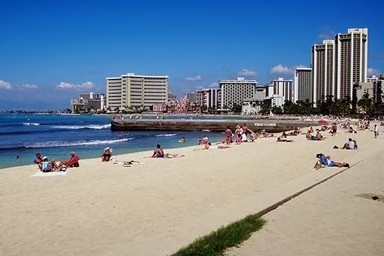
%> input picture 3.Pattern Recognition (Robustness and Invariance)/Dateset/original/corel/106.jpg, 384 x 256 px
$ octave --eval "result = dog(rgb2gray(imread('../../../../Dateset/original/corel/106.jpg')));"   (GNU Octave 9; MATLAB toolbox functions it lacks are replaced by stand-ins)
%> lines starting %> are read from the running program, lines starting %| are printed output that depends on the picture
### 3.Pattern Recognition (Robustness and Invariance)/Function/CBFD/ccbfd_demo/sup/normalize8.m
% The function adjusts the dynamic range of the grey scale image to the interval [0,255] or [0,1]
%
% PROTOTYPE
%       Y=normalize8(X,mode);
%
% USAGE EXAMPLE(S)
%
%     Example 1:
%       X=imread('sample_image.bmp');
%       Y=normalize8(X);
%       figure,imshow(X);
%       figure,imshow(uint8(Y));
%
%     Example 2:
%       X=imread('sample_image.bmp');
%       Y=normalize8(X,1);
%       figure,imshow(X);
%       figure,imshow(uint8(Y));
%
%     Example 3:
%       X=imread('sample_image.bmp');
%       Y=normalize8(X,0);
%       figure,imshow(X);
%       figure,imshow((Y),[]);
%
%
% INPUTS:
% X                     - a grey-scale image of arbitrary size
% mode                  - the parameter indicates the range of the target
%                         interval, if "mode=1", the output is mapped to [0,
%                         255], if "mode=0" the output is mapped to [0,1]
%
% OUTPUTS:
% Y                     - a grey-scale image with its dynamic range
%                         adjusted to span the entire 8-bit interval, i.e.,
%                         the intensity values lie in the range [0 255], or
%                         the interval [0,1]
%
% NOTES / COMMENTS
% This function is needed by a few other function actually performing
% photometric normalization. It remapps the intensity values of the images
% from its original span to the interval [0, 255] or [0,1] depending on the
% value of the input parameter "mode". If the parameter mode is not
% provided it is assumed that the target interval equals [0,255].
%
% The function was tested with Matlab ver. 7.5.0.342 (R2007b) and Matlab
% ver. 7.11.0.584 (R2010b).
%
%
% RELATED FUNCTIONS (SEE ALSO)
% histtruncate  - a function provided by Peter Kovesi
% adjust_range  - auxilary function
%
% ABOUT
% Created:        19.8.2009
% Last Update:    26.9.2011
% Revision:       2.0
%
%
% WHEN PUBLISHING A PAPER AS A RESULT OF RESEARCH CONDUCTED BY USING THIS CODE
% OR ANY PART OF IT, MAKE A REFERENCE TO THE FOLLOWING PUBLICATIONS:
%
% 1. Štruc V., Pavešiæ, N.:Photometric normalization techniques for illumination
% invariance, in: Y.J. Zhang (Ed), Advances in Face Image Analysis: Techniques
% and Technologies, IGI Global, pp. 279-300, 2011.
% (BibTex available from: http://luks.fe.uni-lj.si/sl/osebje/vitomir/pub/IGI.bib)
%
% 2. Štruc, V., Pavešiæ, N.: Gabor-based kernel-partial-least-squares
% discrimination features for face recognition, Informatica (Vilnius),
% vol. 20, no. 1, pp. 115-138, 2009.
% (BibTex available from: http://luks.fe.uni-lj.si/sl/osebje/vitomir/pub/InforVI.bib)
%
%
% Official website:
% If you have down-loaded the toolbox from any other location than the
% official website, plese check the following link to make sure that you
% have the most recent version:
%
% http://luks.fe.uni-lj.si/sl/osebje/vitomir/face_tools/INFace/index.html
%
%
% Copyright (c) 2011 Vitomir Štruc
% Faculty of Electrical Engineering,
% University of Ljubljana, Slovenia
% http://luks.fe.uni-lj.si/en/staff/vitomir/index.html
%
% Permission is hereby granted, free of charge, to any person obtaining a copy
% of this software and associated documentation files, to deal
% in the Software without restriction, subject to the following conditions:
%
% The above copyright notice and this permission notice shall be included in
% all copies or substantial portions of the Software.
%
% The Software is provided "as is", without warranty of any kind.
%
% October 2011

function Y=normalize8(X,mode);

%% default return value
Y=[];

%% Parameter check
if nargin==1
    mode = 1;
end

%% Init. operations
X=double(X);
[a,b]=size(X);

%% Adjust the dynamic range to the 8-bit interval
max_v_x = max(max(X));
min_v_x = min(min(X));

if mode == 1
    Y=ceil(((X - min_v_x*ones(a,b))./(max_v_x*(ones(a,b))-min_v_x*(ones(a,b))))*255);
elseif mode == 0
    Y=(((X - min_v_x*ones(a,b))./(max_v_x*(ones(a,b))-min_v_x*(ones(a,b)))));
else
    disp('Error: Wrong value of parameter "mode". Please provide either 0 or 1.')
end


### 3.Pattern Recognition (Robustness and Invariance)/Function/CBFD/ccbfd_demo/sup/dog.m
% The function applies a DoG (Difference of Gaussians) filter to an image.
%
% PROTOTYPE
% Y = dog(X,sigma1, sigma2, normalize)
%
% USAGE EXAMPLE(S)
%
%     Example 1:
%       X=imread('sample_image.bmp');
%       Y = dog(X);
%       figure,imshow(X);
%       figure,imshow(uint8(Y));
%
%     Example 2:
%       X=imread('sample_image.bmp');
%       Y = dog(X,1, 2);
%       figure,imshow(X);
%       figure,imshow(uint8(Y));
%
%     Example 3:
%       X=imread('sample_image.bmp');
%       Y = dog(X,1, 2,0);
%       figure,imshow(X);
%       figure,imshow(uint8(Y));
%
%     Example 4:
%       X=imread('sample_image.bmp');
%       Y = dog(X,[],[],1); % uses default values for sigma1 and sigma2
%       figure,imshow(X);
%       figure,imshow(uint8(Y));
%
%
% GENERAL DESCRIPTION
% The function performs photometric normalization of the image X using DoG
% filtering. It takes either one, two, three or four arguments as input. Here,
% the first argument denotes input image, the second argument denotes the std
% of the smaller Gaussian, the third argument stands for the std of the larger
% Gaussian, and the fourth argument controls the the post-procesing (0 - no
% post-processing, 1 - trancation of the ends of the histogram and
% range adjustment to the 8 bit interval). If any of the parameters is
% skipped, the defauilt values are used.
%
% The function is intended for use in face recognition experiments and the
% default parameters are set in such a way that a "good" normalization is
% achieved for images of size 128 x 128 pixels. Of course the term "good" is
% relative. You should also be aware that DoG filtering will not result in
% good normalization results if no Log transform or gamma correction has
% been applied to the input image prior to the filtering procedure.
%
%
%
% INPUTS:
% X                     - a grey-scale image of arbitrary size
% sigma1				- the standard deviation of the smaller Gaussian of
%                         the DoG filter; default = 1
% sigma2				- the standard deviation of the larger Gaussian of
%                         the DoG filter; default = 2
% normalize             - a parameter controlling the post-processing
%                         procedure:
%                            0 - no normalization
%                            1 - perform basic normalization (truncation
%                                of histograms ends and normalization to the
%                                8-bit interval) - default
%
% OUTPUTS:
% Y                     - a grey-scale image processed with the DoG filter
%
%
% NOTES / COMMENTS
% This function applies DoG filtering on the grey-scale image X.
%
% In the new version of the function the input argument
% "normalize" was added to enable experimentation with ones own
% post-processors. In any case, if you do not have your own post-processor, I
% would strongly recomend that you leave the parameter set to 1, as
% post-processing is often crucial for the normalization.
%
%
% The function was tested with Matlab ver. 7.5.0.342 (R2007b) and Matlab
% ver. 7.11.0.584 (R2010b).
%
%
% RELATED FUNCTIONS (SEE ALSO)
% histtruncate          - a function provided by Peter Kovesi
% normalize8            - auxilary function
% robust_postprocessor  - auxilary function
%
% ABOUT
% Created:        19.8.2009
% Last Update:    28.9.2011
% Revision:       2.0
%
%
% WHEN PUBLISHING A PAPER AS A RESULT OF RESEARCH CONDUCTED BY USING THIS CODE
% OR ANY PART OF IT, MAKE A REFERENCE TO THE FOLLOWING PUBLICATIONS:
%
% 1. Štruc V., Pavešiæ, N.:Photometric normalization techniques for illumination
% invariance, in: Y.J. Zhang (Ed), Advances in Face Image Analysis: Techniques
% and Technologies, IGI Global, pp. 279-300, 2011.
% (BibTex available from: http://luks.fe.uni-lj.si/sl/osebje/vitomir/pub/IGI.bib)
%
% 2. Štruc, V., Pavešiæ, N.: Gabor-based kernel-partial-least-squares
% discrimination features for face recognition, Informatica (Vilnius),
% vol. 20, no. 1, pp. 115-138, 2009.
% (BibTex available from: http://luks.fe.uni-lj.si/sl/osebje/vitomir/pub/InforVI.bib)
%
%
% Official website:
% If you have down-loaded the toolbox from any other location than the
% official website, plese check the following link to make sure that you
% have the most recent version:
%
% http://luks.fe.uni-lj.si/sl/osebje/vitomir/face_tools/INFace/index.html
%
%
% Copyright (c) 2011 Vitomir Štruc
% Faculty of Electrical Engineering,
% University of Ljubljana, Slovenia
% http://luks.fe.uni-lj.si/en/staff/vitomir/index.html
%
% Permission is hereby granted, free of charge, to any person obtaining a copy
% of this software and associated documentation files, to deal
% in the Software without restriction, subject to the following conditions:
%
% The above copyright notice and this permission notice shall be included in
% all copies or substantial portions of the Software.
%
% The Software is provided "as is", without warranty of any kind.
%
% October 2011
function Y = dog(X,sigma1, sigma2, normalize)

%% Default results
Y=[];

%% Parameter checking
if nargin == 1
    sigma_one = 1;
    sigma_two = 2;
    normalize = 1;
elseif nargin == 2
    if isempty(sigma1)
        sigma1 = 1;
    end

    sigma_one = sigma1;
    sigma_two = 2*sigma1;
    normalize = 1;
elseif nargin == 3
    if isempty(sigma1)
        sigma1 = 1;
    end

    if isempty(sigma2)
       sigma2 = 2;
    end

    if ~(length(sigma1)==1 && length(sigma2)==1)
       disp('Error: The parameters sigma1 and sigma2 need to be scalars.');
       return;
    else
        sigma_one = sigma1;
        sigma_two = sigma2;
    end
    normalize = 1;
elseif nargin == 4
    if isempty(sigma1)
        sigma1 = 1;
    end

    if isempty(sigma2)
       sigma2 = 2;
    end
        sigma_one = sigma1;
        sigma_two = sigma2;

     if ~(normalize==1 || normalize==0)
        disp('Error: The fourth parameter can only be 0 or 1.');
        return;
     end
elseif nargin > 4
   disp('Error: The function takes at most four parameters.');
   return;
end


%% Init. operations
[a,b]=size(X);
F1 = fspecial('gaussian',2*ceil(3*sigma_one)+1,sigma_one);
F2 = fspecial('gaussian',2*ceil(3*sigma_two)+1,sigma_two);
X1=normalize8(X);

%% Filtering
XF1  = (imfilter(X1,F1,'replicate','same'));
XF2  = (imfilter(X1,F2,'replicate','same'));

Y = XF1-XF2;

%% postprocessing
if normalize ~= 0
    [Y, dummy] =histtruncate(Y, 0.2, 0.2);
    Y=normalize8(Y);
end

%> in normalize8, `X=double(X);`:
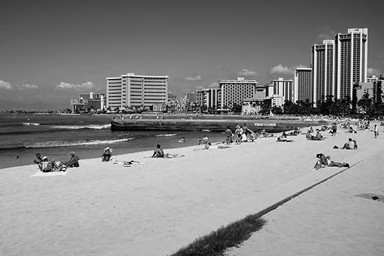
%> X: size 256x384 double; min 0, max 254, mean 133.9
%> in normalize8, `max_v_x = max(max(X));`: max_v_x = 254
%> in normalize8, `min_v_x = min(min(X));`: min_v_x = 0
%> in dog, `XF1  = (imfilter(X1,F1,'replicate','same'));`:
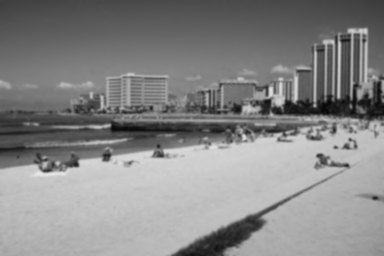
%> XF1: size 256x384 double; min 8.36, max 230.5, mean 134.9
%> in dog, `XF2  = (imfilter(X1,F2,'replicate','same'));`:
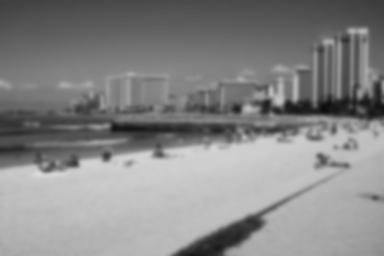
%> XF2: size 256x384 double; min 12.24, max 220.2, mean 134.9
%> in dog, `Y = XF1-XF2;`:
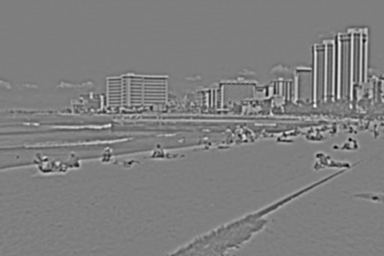
%> Y: size 256x384 double; min -69, max 69.55, mean 0; drawn with min black and max white
%> (the run ends here)

$ run again, on 3.Pattern Recognition (Robustness and Invariance)/Dateset/original/corel/114.jpg
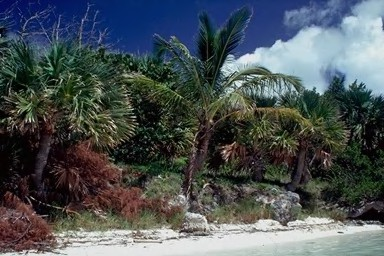
%> input picture 3.Pattern Recognition (Robustness and Invariance)/Dateset/original/corel/114.jpg, 384 x 256 px
%> in normalize8, `X=double(X);`:
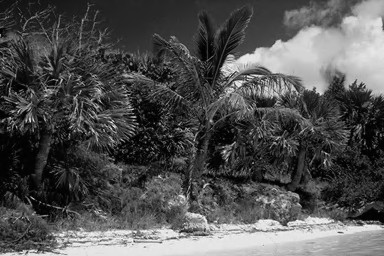
%> X: size 256x384 double; min 0, max 253, mean 81.3
%> max_v_x = 253
%> min_v_x = 0
%> in dog, `Y = XF1-XF2;`:
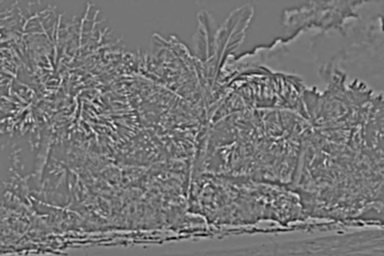
%> Y: size 256x384 double; min -42.72, max 49.76, mean 0; drawn with min black and max white

$ run again, on 3.Pattern Recognition (Robustness and Invariance)/Dateset/original/corel/124.jpg
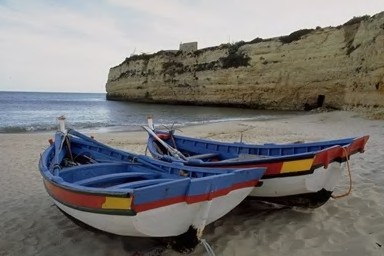
%> input picture 3.Pattern Recognition (Robustness and Invariance)/Dateset/original/corel/124.jpg, 384 x 256 px
%> in normalize8, `X=double(X);`:
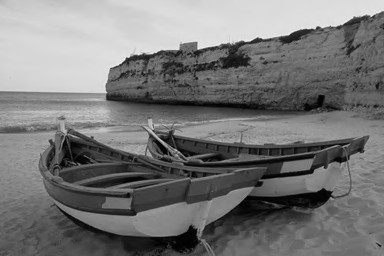
%> X: size 256x384 double; min 0, max 242, mean 119.1
%> max_v_x = 242
%> min_v_x = 0
%> in dog, `Y = XF1-XF2;`:
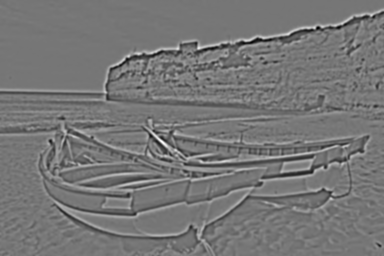
%> Y: size 256x384 double; min -43.22, max 49.82, mean 0; drawn with min black and max white

$ run again, on 3.Pattern Recognition (Robustness and Invariance)/Dateset/original/corel/137.jpg
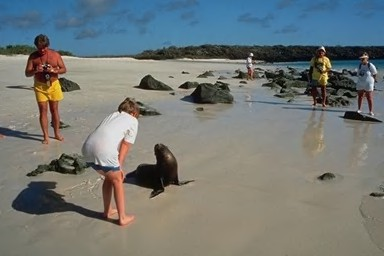
%> input picture 3.Pattern Recognition (Robustness and Invariance)/Dateset/original/corel/137.jpg, 384 x 256 px
%> in normalize8, `X=double(X);`:
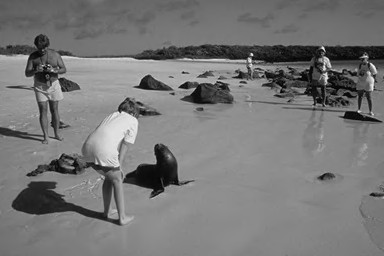
%> X: size 256x384 double; min 1, max 250, mean 119
%> max_v_x = 250
%> min_v_x = 1
%> in dog, `Y = XF1-XF2;`:
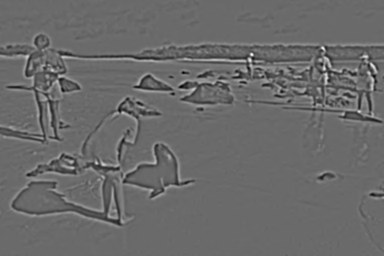
%> Y: size 256x384 double; min -45.81, max 63.86, mean 0; drawn with min black and max white
